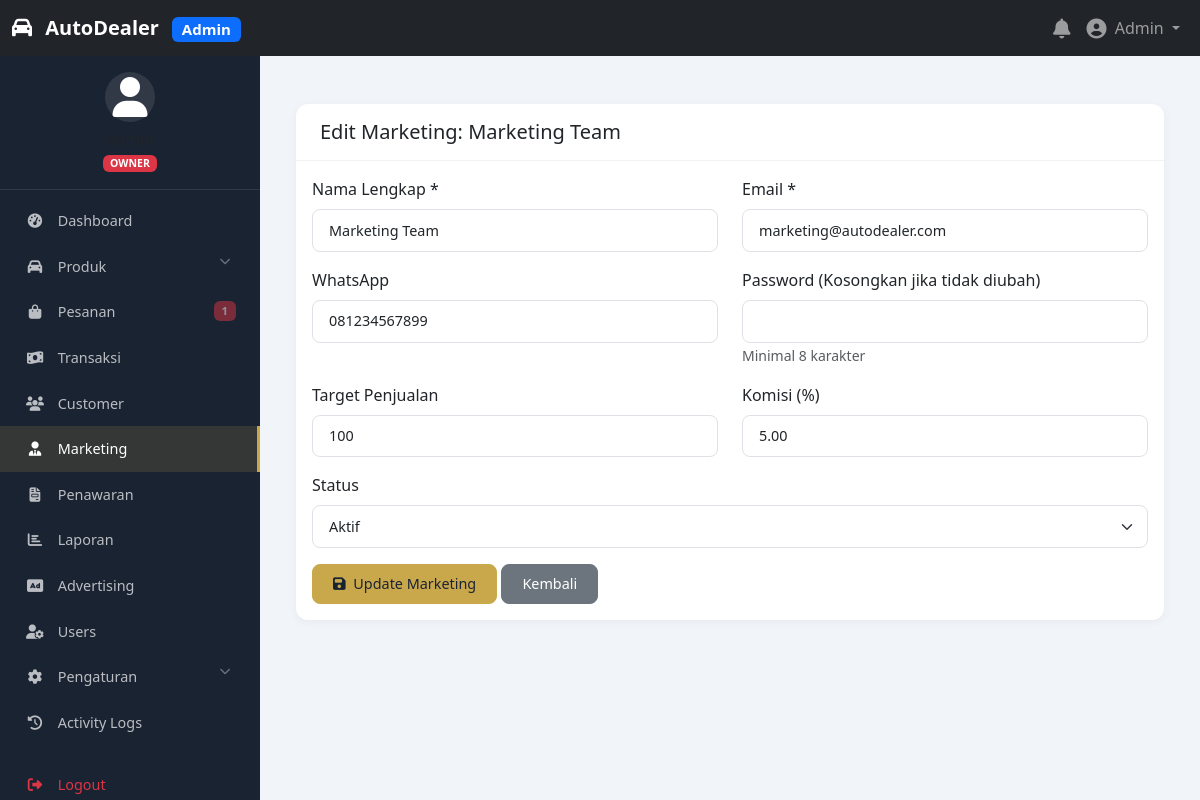
Page /admin/marketing/edit.php?id=1 (signed in) on the committed database.
### tables this page shows
CREATE TABLE IF NOT EXISTS users (
    id INT PRIMARY KEY AUTO_INCREMENT,
    username VARCHAR(50) UNIQUE DEFAULT NULL,
    email VARCHAR(100) UNIQUE NOT NULL,
    password VARCHAR(255) NOT NULL,
    first_name VARCHAR(50) DEFAULT NULL,
    last_name VARCHAR(50) DEFAULT NULL,
    phone VARCHAR(20) DEFAULT NULL,
    avatar VARCHAR(255) DEFAULT NULL,
    role ENUM('owner', 'supervisor', 'marketing', 'customer') DEFAULT 'customer',
    status ENUM('active', 'inactive', 'suspended') DEFAULT 'active',
    last_login DATETIME DEFAULT NULL,
    remember_token VARCHAR(255) DEFAULT NULL,
    created_at TIMESTAMP DEFAULT CURRENT_TIMESTAMP,
    updated_at TIMESTAMP DEFAULT CURRENT_TIMESTAMP ON UPDATE CURRENT_TIMESTAMP,
    INDEX idx_email (email),
    INDEX idx_username (username),
    INDEX idx_role (role),
    INDEX idx_status (status)
);

CREATE TABLE IF NOT EXISTS marketing (
    id INT PRIMARY KEY AUTO_INCREMENT,
    user_id INT NOT NULL,
    full_name VARCHAR(100) NOT NULL,
    email VARCHAR(100) UNIQUE NOT NULL,
    phone VARCHAR(20) DEFAULT NULL,
    target_sales INT DEFAULT 0,
    commission_rate DECIMAL(5,2) DEFAULT 0,
    status ENUM('active', 'inactive') DEFAULT 'active',
    created_at TIMESTAMP DEFAULT CURRENT_TIMESTAMP,
    updated_at TIMESTAMP DEFAULT CURRENT_TIMESTAMP ON UPDATE CURRENT_TIMESTAMP,
    FOREIGN KEY (user_id) REFERENCES users(id) ON DELETE CASCADE,
    INDEX idx_email (email),
    INDEX idx_status (status)
);

### config/database.php (called while the page is built, shortened)
<?php
class Database {
    private static $instance = null;
    private $connection;
    private function __construct() {
        try {
            $dsn = "mysql:host=" . DB_HOST . ";dbname=" . DB_NAME . ";charset=utf8mb4";
            $this->connection = new PDO($dsn, DB_USER, DB_PASS, [
                PDO::ATTR_ERRMODE => PDO::ERRMODE_EXCEPTION,
                PDO::ATTR_DEFAULT_FETCH_MODE => PDO::FETCH_ASSOC,
                PDO::ATTR_EMULATE_PREPARES => false,
                PDO::MYSQL_ATTR_INIT_COMMAND => "SET NAMES utf8mb4"
            ]);
        } catch (PDOException $e) {
            error_log("Database connection failed: " . $e->getMessage());
            die("Database connection failed. Please check your configuration.");
        }
    }
    public static function getInstance() {
        if (self::$instance === null) {
            self::$instance = new self();
        }
        return self::$instance;
    }
    public function prepare($sql) {
        return $this->connection->prepare($sql);
    }
    public function query($sql) {
        return $this->connection->query($sql);
    }
}
?>

### includes/auth.php (called while the page is built, shortened)
<?php
require_once __DIR__ . '/../config/database.php';
class Auth {
    private $db;
    private $user = null;
    public function __construct() {
        $this->db = Database::getInstance();
    }
    public function isLoggedIn() {
        return isset($_SESSION['user_id']);
    }
    public function getCurrentUser() {
        if ($this->user === null && $this->isLoggedIn()) {
            $stmt = $this->db->prepare("SELECT * FROM users WHERE id = ?");
            $stmt->execute([$_SESSION['user_id']]);
            $this->user = $stmt->fetch();
        }
        return $this->user;
    }
    public function hasRole($role) {
        $user = $this->getCurrentUser();
        if (is_array($role)) {
            return in_array($user['role'], $role);
        }
        return $user['role'] === $role;
    }
    public function requireRole($role) {
        if (!$this->hasRole($role)) {
            header('HTTP/1.0 403 Forbidden');
            include BASE_PATH . '/403.php';
            exit;
        }
    }
}
$auth = new Auth();
?>

### includes/functions.php (called while the page is built, shortened)
<?php
function escape($input) {
    return htmlspecialchars($input, ENT_QUOTES, 'UTF-8');
}
?>

### admin/marketing/edit.php (the view, shortened to what this page needs)
<?php
require_once '../../config/config.php';
require_once '../../includes/functions.php';
$auth->requireRole(['owner']);
include '../includes/admin-header.php';
$db = Database::getInstance();
$id = $_GET['id'] ?? 0;
$stmt = $db->prepare("SELECT * FROM marketing WHERE id = ?");
$stmt->execute([$id]);
$marketing = $stmt->fetch();
?>
<div class="card">
    <div class="card-header">
        <h5 class="mb-0">Edit Marketing: <?= escape($marketing['full_name']) ?></h5>
    </div>
    <div class="card-body">
        <form method="POST">
            <div class="row">
                <div class="col-md-6 mb-3">
                    <label class="form-label">Nama Lengkap *</label>
                    <input type="text" name="full_name" class="form-control"
                           value="<?= escape($marketing['full_name']) ?>" required>
                </div>
                <div class="col-md-6 mb-3">
                    <label class="form-label">Email *</label>
                    <input type="email" name="email" class="form-control"
                           value="<?= escape($marketing['email']) ?>" required>
                </div>
            </div>
            <div class="row">
                <div class="col-md-6 mb-3">
                    <label class="form-label">WhatsApp</label>
                    <input type="text" name="phone" class="form-control"
                           value="<?= escape($marketing['phone']) ?>">
                </div>
                <div class="col-md-6 mb-3">
                    <label class="form-label">Password (Kosongkan jika tidak diubah)</label>
                    <input type="password" name="password" class="form-control" minlength="8">
                    <small class="text-muted">Minimal 8 karakter</small>
                </div>
            </div>
            <div class="row">
                <div class="col-md-6 mb-3">
                    <label class="form-label">Target Penjualan</label>
                    <input type="text" name="target_sales" class="form-control currency"
                           value="<?= number_format($marketing['target_sales'] ?? 0, 0, ',', '.') ?>">
                </div>
                <div class="col-md-6 mb-3">
                    <label class="form-label">Komisi (%)</label>
                    <input type="number" name="commission_rate" class="form-control" step="0.01"
                           value="<?= $marketing['commission_rate'] ?? 0 ?>">
                </div>
            </div>
            <div class="mb-3">
                <label class="form-label">Status</label>
                <select name="status" class="form-select">
                    <option value="active" <?= $marketing['status'] == 'active' ? 'selected' : '' ?>>Aktif</option>
                </select>
            </div>
            <button type="submit" class="btn btn-primary">
                <i class="fas fa-save me-1"></i> Update Marketing
            </button>
            <a href="index.php" class="btn btn-secondary">Kembali</a>
        </form>
    </div>
</div>
<?php include '../includes/admin-footer.php'; ?>

### admin/includes/admin-header.php (shortened to what this page needs)
<?php
require_once dirname(__DIR__, 2) . '/config/config.php';
require_once dirname(__DIR__, 2) . '/includes/functions.php';
$user = $auth->getCurrentUser();
?>
<!DOCTYPE html>
<html lang="id">
<head>
    <link href="https://cdn.jsdelivr.net/npm/bootstrap@5.3.0/dist/css/bootstrap.min.css" rel="stylesheet">
    <link rel="stylesheet" href="https://cdnjs.cloudflare.com/ajax/libs/font-awesome/6.5.0/css/all.min.css">
    <link rel="stylesheet" href="<?= ASSETS_URL ?>css/admin.css?v=<?= time() ?>">
    <link rel="stylesheet" href="<?= ASSETS_URL ?>css/responsive.css?v=<?= time() ?>">
</head>
<body>
    <nav class="navbar navbar-expand-lg navbar-dark bg-dark fixed-top">
        <div class="container-fluid">
            <a class="navbar-brand" href="<?= ADMIN_URL ?>">
                <i class="fas fa-car me-2"></i>
                <span class="fw-bold">AutoDealer</span>
                <span class="badge bg-primary ms-2">Admin</span>
            </a>
            <div class="collapse navbar-collapse" id="adminNavbar">
                <ul class="navbar-nav ms-auto align-items-center">
                    <li class="nav-item dropdown">
                        <a class="nav-link position-relative" href="#" data-bs-toggle="dropdown">
                            <i class="fas fa-bell fa-lg"></i>
                        </a>
                    </li>
                    <li class="nav-item dropdown">
                        <a class="nav-link dropdown-toggle" href="#" data-bs-toggle="dropdown">
                            <i class="fas fa-user-circle fa-lg me-1"></i>
                            <?= escape($user['first_name'] ?? $user['username'] ?? 'User') ?>
                        </a>
                    </li>
                </ul>
            </div>
        </div>
    </nav>
    <div class="admin-wrapper">
        <?php include 'admin-sidebar.php'; ?>
        <div class="admin-content">
            <div class="container-fluid py-4">

### admin/includes/admin-sidebar.php (shortened to what this page needs)
<?php
$user = $auth->getCurrentUser();
$role = $user['role'];
$currentPage = basename($_SERVER['PHP_SELF']);
$currentDir = basename(dirname($_SERVER['PHP_SELF']));
function isActive($page, $dir = '') {
    global $currentPage, $currentDir;
    if ($dir) {
        return $currentDir == $dir ? 'active' : '';
    }
    return $currentPage == $page ? 'active' : '';
}
function isActiveParent($dirs) {
    global $currentDir;
    return in_array($currentDir, $dirs) ? 'active' : '';
}
?>
<nav class="admin-sidebar">
    <div class="sidebar-user text-center py-3">
        <div class="avatar-circle mx-auto mb-2">
            <?php if (!empty($user['avatar'])): ?>
                <img src="<?= UPLOADS_URL . 'users/' . $user['avatar'] ?>" alt="Avatar" class="rounded-circle" width="50">
            <?php else: ?>
                <i class="fas fa-user fa-2x"></i>
            <?php endif; ?>
        </div>
        <h6 class="mb-0"><?= escape($user['first_name'] ?? $user['username'] ?? 'User') ?></h6>
        <small class="text-muted">
            <span class="badge bg-<?= $role == 'owner' ? 'danger' : ($role == 'supervisor' ? 'warning' : 'info') ?>">
                <?= strtoupper($role) ?>
            </span>
        </small>
    </div>
    <ul class="nav nav-pills flex-column">
        <li class="nav-item">
            <a class="nav-link <?= isActive('index.php', '') ?>" href="<?= ADMIN_URL ?>">
                <i class="fas fa-tachometer-alt me-2"></i> Dashboard
            </a>
        </li>
        <li class="nav-item">
            <a class="nav-link <?= isActiveParent(['products']) ?>" href="#productsMenu" data-bs-toggle="collapse">
                <i class="fas fa-car me-2"></i> Produk
                <i class="fas fa-chevron-down float-end"></i>
            </a>
        </li>
        <li class="nav-item">
            <a class="nav-link <?= isActiveParent(['orders']) ?>" href="<?= ADMIN_URL ?>orders/">
                <i class="fas fa-shopping-bag me-2"></i> Pesanan
                <?php
                $db = Database::getInstance();
                $stmt = $db->query("SELECT COUNT(*) as count FROM orders WHERE status = 'pending'");
                $pending = $stmt->fetch()['count'] ?? 0;
                if ($pending > 0):
                ?>
                <span class="badge bg-danger float-end"><?= $pending ?></span>
                <?php endif; ?>
            </a>
        </li>
        <li class="nav-item">
            <a class="nav-link <?= isActiveParent(['transactions']) ?>" href="<?= ADMIN_URL ?>transactions/">
                <i class="fas fa-money-bill-wave me-2"></i> Transaksi
            </a>
        </li>
        <li class="nav-item">
            <a class="nav-link <?= isActiveParent(['customers']) ?>" href="<?= ADMIN_URL ?>customers/">
                <i class="fas fa-users me-2"></i> Customer
            </a>
        </li>
        <li class="nav-item">
            <a class="nav-link <?= isActiveParent(['marketing']) ?>" href="<?= ADMIN_URL ?>marketing/">
                <i class="fas fa-user-tie me-2"></i> Marketing
            </a>
        </li>
        <li class="nav-item">
            <a class="nav-link <?= isActiveParent(['offers']) ?>" href="<?= ADMIN_URL ?>offers/">
                <i class="fas fa-file-invoice me-2"></i> Penawaran
            </a>
        </li>
        <li class="nav-item">
            <a class="nav-link <?= isActive('index.php', 'reports') ?>" href="<?= ADMIN_URL ?>reports/">
                <i class="fas fa-chart-bar me-2"></i> Laporan
            </a>
        </li>
        <?php if ($role == 'owner'): ?>
            <li class="nav-item">
                <a class="nav-link <?= isActive('index.php', 'advertising') ?>" href="<?= ADMIN_URL ?>advertising/">
                    <i class="fas fa-ad me-2"></i> Advertising
                </a>
            </li>
            <li class="nav-item">
                <a class="nav-link <?= isActiveParent(['users']) ?>" href="<?= ADMIN_URL ?>users/">
                    <i class="fas fa-user-cog me-2"></i> Users
                </a>
            </li>
            <li class="nav-item">
                <a class="nav-link <?= isActiveParent(['settings']) ?>" href="#settingsMenu" data-bs-toggle="collapse">
                    <i class="fas fa-cog me-2"></i> Pengaturan
                    <i class="fas fa-chevron-down float-end"></i>
                </a>
            </li>
            <li class="nav-item">
                <a class="nav-link <?= isActive('index.php', 'logs') ?>" href="<?= ADMIN_URL ?>logs/">
                    <i class="fas fa-history me-2"></i> Activity Logs
                </a>
            </li>
        <?php endif; ?>
        <li class="nav-item mt-3">
            <a class="nav-link text-danger" href="<?= BASE_URL ?>logout.php">
                <i class="fas fa-sign-out-alt me-2"></i> Logout
            </a>
        </li>
    </ul>
</nav>

### assets/css/admin.css (style rules this page uses)
:root { --admin-primary: #1a2332; --admin-secondary: #c9a84c; --admin-bg: #f1f4f8; --admin-text: #2c3e50; }
.admin-wrapper { display: flex; min-height: calc(100vh - 56px); margin-top: 56px; }
.admin-sidebar { width: 260px; background: var(--admin-primary); min-height: calc(100vh - 56px); position: fixed; top: 56px; left: 0; overflow-y: auto; z-index: 100; transition: all 0.3s ease; }
.admin-sidebar .sidebar-user { border-bottom: 1px solid rgba(255, 255, 255, 0.1); padding: 1.5rem; }
.admin-sidebar .avatar-circle { width: 50px; height: 50px; border-radius: 50%; background: rgba(255, 255, 255, 0.1); display: flex; align-items: center; justify-content: center; color: #fff; font-size: 20px; }
.admin-sidebar .nav { padding: 0.5rem 0; }
.admin-sidebar .nav-link { color: rgba(255, 255, 255, 0.7); padding: 0.75rem 1.5rem; border-radius: 0; transition: all 0.3s ease; font-size: 0.9rem; }
.admin-sidebar .nav-link.active { color: #fff; background: rgba(201, 168, 76, 0.15); border-right: 3px solid var(--admin-secondary); }
.admin-sidebar .nav-link i { width: 22px; text-align: center; font-size: 0.9rem; }
.admin-sidebar .nav-link .float-end { font-size: 0.7rem; opacity: 0.5; }
.admin-content { margin-left: 260px; padding: 1.5rem; flex: 1; background: var(--admin-bg); min-height: calc(100vh - 56px); }
.admin-content .card { border: none; border-radius: 12px; box-shadow: 0 2px 10px rgba(0, 0, 0, 0.05); transition: all 0.3s ease; }
.admin-content .card-header { background: transparent; border-bottom: 1px solid rgba(0, 0, 0, 0.05); padding: 1rem 1.5rem; font-weight: 600; }
.admin-content .form-control, .admin-content .form-select { border-radius: 8px; border: 1px solid #dee2e6; font-size: 0.9rem; padding: 0.6rem 1rem; }
.admin-content .btn { border-radius: 8px; font-weight: 500; padding: 0.5rem 1.25rem; font-size: 0.9rem; }
.admin-content .btn-primary { background: var(--admin-secondary); border-color: var(--admin-secondary); color: #1a2332; }
.admin-sidebar .nav-link .badge { font-size: 0.7rem; padding: 0.25rem 0.5rem; }

### rows in the picture
users: first_name "Admin", role "OWNER"
marketing: full_name "Marketing Team", email "marketing@autodealer.com", phone "081234567899", target_sales "100", commission_rate "5.00", status "Aktif"

### other values in the picture
$pending "1"
